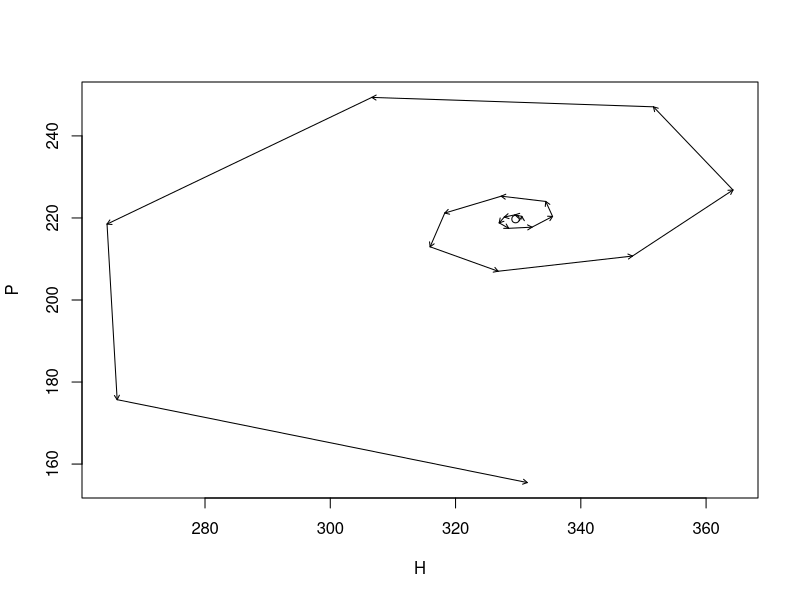
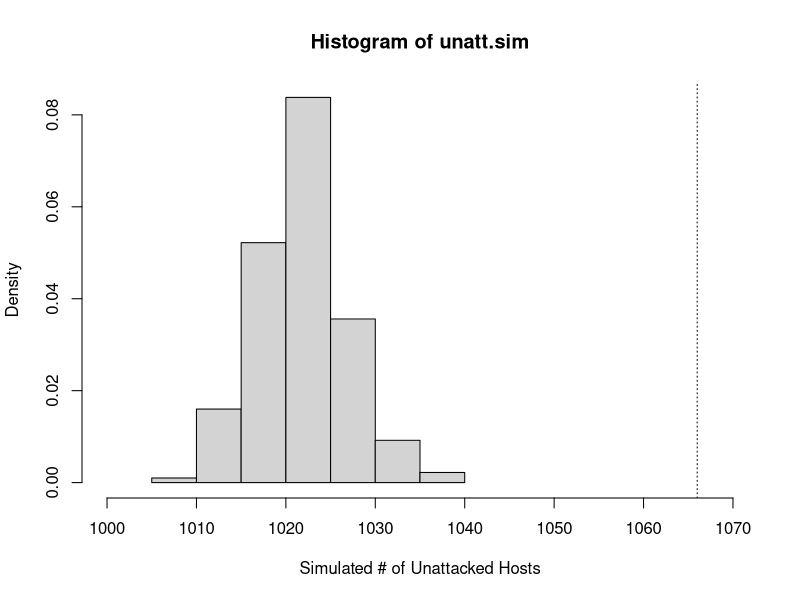
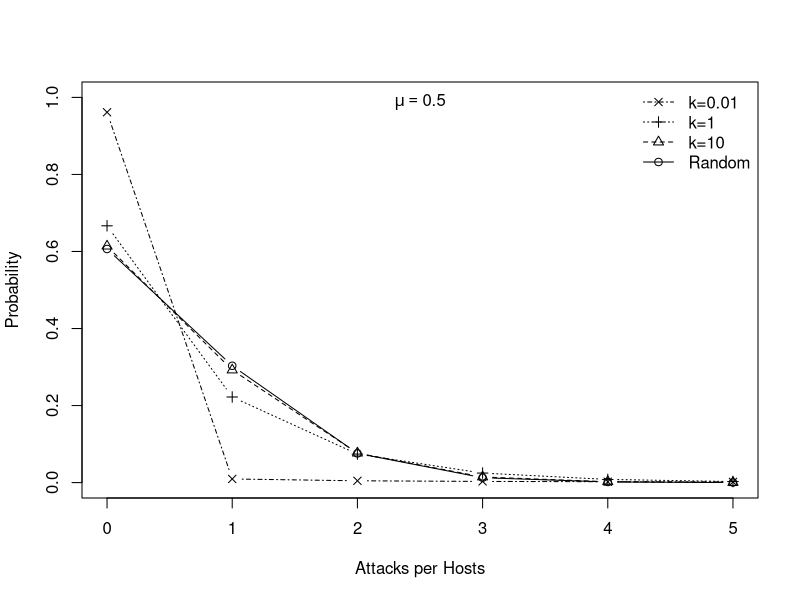
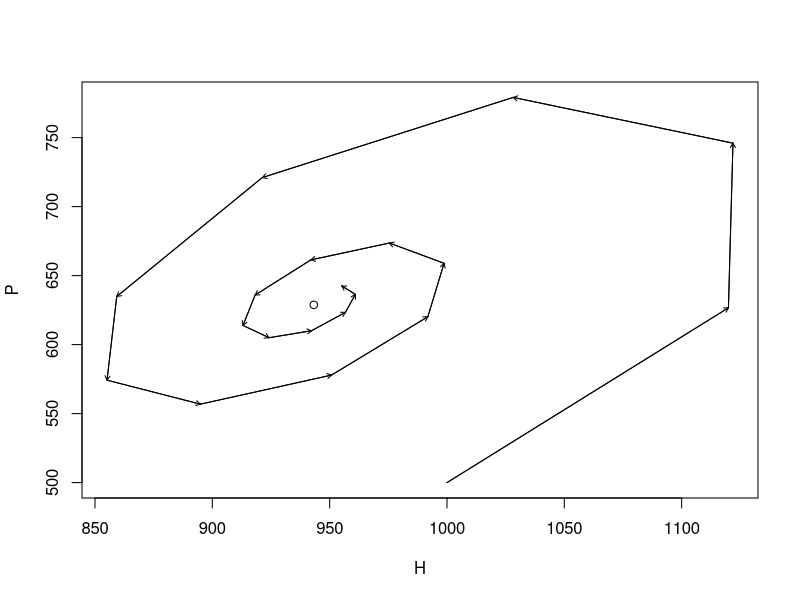

R code for these plots, in order:
## ---- chunk 1
time <- 20; R <- 3; a <- .005
HPs <- data.frame(Hs <- numeric(time), Ps <- numeric(time))
## ---- chunk 2
Pst <- log(R)/a; Hst <- Pst*R/(R-1) 
HPs[1, ] <- c(Hst+1, Pst)
## ---- chunk 3
for(t in 1:(time-1))  HPs[t+1,]  <- {H <- R * HPs[t,1] * exp( -a * HPs[t,2] )
                                 P <- HPs[t,1]*(1-exp(-a*HPs[t,2]))
                               c(H,P) }
## ---- chunk 4
plot(HPs[,1], HPs[,2], type="n", xlab="H", ylab="P"); points(Hst, Pst);
arrows(HPs[-time,1], HPs[-time,2], HPs[-1,1], HPs[-1,2], length=.05)
## ---- chunk 5
totals <- c(1066, 176, 48, 8, 5)
## ---- chunk 6
obs <- rep(0:4, totals)
## ---- chunk 7
H <- sum( totals )
No.attacks <- sum(obs)
mean.attacks <- mean(obs)
## ---- chunk 8
attack.events <- sample(x=1:H, size=No.attacks, replace=TRUE)
## ---- chunk 9
N.attacks.per.host <- table(attack.events)
## ---- chunk 10
(tmp <- table( N.attacks.per.host ) )
## ---- chunk 11
not.att <- H - sum(tmp)
## ---- chunk 12
obs.sim <- rep(0:max(N.attacks.per.host), c(not.att, tmp))
table(obs)
table(obs.sim)
## ---- chunk 13
n <- 1000
unatt.sim<- sapply(1:n, function(j) { ## Repeat n times...
  ## simulate the same number of attacks.
  host.sim.att <- sample(x=1:H, size=No.attacks, replace=TRUE)
  ## subtract the number of attacked hosts from the total in the host population
  ## The number of attacks on each attacked host
  attacks.per <- table(host.sim.att)
  ## the number of attacked hosts 
  n.attd <- length( attacks.per)
  ## the number not attacked
  H - n.attd
                         } )
## ---- chunk 14
hist(unatt.sim, xlab="Simulated # of Unattacked Hosts", 
     prob=TRUE, xlim=c(1000, 1070) )
abline(v=1066, lty=3)
abline(v=exp(-mean.attacks), lty=2)
## ---- chunk 15
(I <- var(obs)/mean(obs))
## ---- chunk 16
1-pchisq(I*H, df=H-1)
## ---- chunk 17
nb.dat <- cbind(
       Random = dnbinom(0:5, mu=.5, size=10^10),
      "k=10"=dnbinom(0:5, mu=.5, size=10),
      "k=1"=dnbinom(0:5, mu=.5, size=1),
      "k=0.01"=dnbinom(0:5, mu=.5, size=.01)
               )
matplot(0:5, nb.dat , type="b", pch=1:4, col=1, ylim=c(0,1),
        xlab="Attacks per Hosts", ylab="Probability") 
legend("topright", rev(colnames(nb.dat)), pch=4:1, lty=4:1, bty='n')
mtext(quote(mu== 0.5), padj=2)
## ---- chunk 18
time <- 20; R <- 3; a <- .005; k <- .6
HP2s <- data.frame(Hs = numeric(time), Ps = numeric(time))
## ---- chunk 19
P2st <- k*(R^(1/k) - 1)/a; H2st <- P2st * R/(R-1)
P2st;H2st
HP2s[1, ] <- c(1000,500)
## ---- chunk 20
for(t in 1:(time-1))  HP2s[t+1,]  <- {
  H <- R * HP2s[t,1] * (1+a*HP2s[t,2]/k)^(-k)
  P <- HP2s[t,1] - HP2s[t,1] * (1+a*HP2s[t,2]/k)^(-k)
                               c(H,P) }

## ---- chunk 21
{
  plot(HP2s[,1], HP2s[,2], type="l", xlab="H", ylab="P")
  points(H2st, P2st)
  arrows(HP2s[-time,1], HP2s[-time,2], HP2s[-1,1], HP2s[-1,2], length=.05)
}
